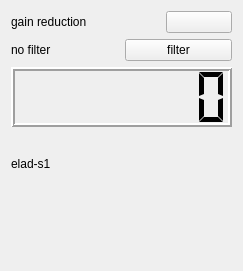
<?xml version="1.0" encoding="UTF-8"?>
<ui version="4.0">
 <class>eladWidget</class>
 <widget class="QWidget" name="eladWidget">
  <property name="geometry">
   <rect>
    <x>0</x>
    <y>0</y>
    <width>243</width>
    <height>271</height>
   </rect>
  </property>
  <property name="windowTitle">
   <string>Form</string>
  </property>
  <layout class="QVBoxLayout" name="verticalLayout">
   <item>
    <layout class="QHBoxLayout" name="horizontalLayout">
     <item>
      <widget class="QLabel" name="label_5">
       <property name="text">
        <string>gain reduction</string>
       </property>
      </widget>
     </item>
     <item>
      <widget class="QLabel" name="gainLabel">
       <property name="text">
        <string/>
       </property>
      </widget>
     </item>
     <item>
      <widget class="QPushButton" name="gainReduction">
       <property name="text">
        <string/>
       </property>
      </widget>
     </item>
    </layout>
   </item>
   <item>
    <layout class="QHBoxLayout" name="horizontalLayout_2">
     <item>
      <widget class="QLabel" name="filterText">
       <property name="text">
        <string>no filter</string>
       </property>
      </widget>
     </item>
     <item>
      <widget class="QPushButton" name="filter">
       <property name="text">
        <string>filter</string>
       </property>
      </widget>
     </item>
    </layout>
   </item>
   <item>
    <widget class="QLCDNumber" name="rateDisplay">
     <property name="lineWidth">
      <number>2</number>
     </property>
     <property name="digitCount">
      <number>7</number>
     </property>
     <property name="segmentStyle">
      <enum>QLCDNumber::Flat</enum>
     </property>
    </widget>
   </item>
   <item>
    <widget class="QLabel" name="label">
     <property name="text">
      <string>elad-s1</string>
     </property>
    </widget>
   </item>
   <item>
    <widget class="QLabel" name="statusLabel">
     <property name="text">
      <string/>
     </property>
    </widget>
   </item>
  </layout>
 </widget>
 <resources/>
 <connections/>
</ui>
